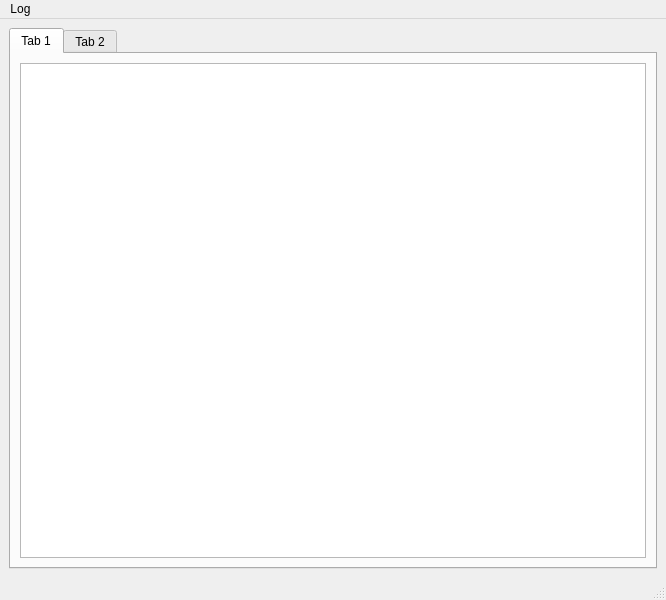
<?xml version="1.0" encoding="UTF-8"?>
<ui version="4.0">
 <class>qbuGUIDev1MainWindow</class>
 <widget class="QMainWindow" name="qbuGUIDev1MainWindow">
  <property name="geometry">
   <rect>
    <x>0</x>
    <y>0</y>
    <width>666</width>
    <height>600</height>
   </rect>
  </property>
  <property name="minimumSize">
   <size>
    <width>400</width>
    <height>400</height>
   </size>
  </property>
  <property name="windowTitle">
   <string>MainWindow</string>
  </property>
  <widget class="QWidget" name="centralwidget">
   <layout class="QVBoxLayout" name="verticalLayout">
    <item>
     <widget class="QTabWidget" name="tabWidget">
      <widget class="QWidget" name="tab">
       <attribute name="title">
        <string>Tab 1</string>
       </attribute>
       <layout class="QVBoxLayout" name="verticalLayout_2">
        <item>
         <widget class="QTableView" name="tableView">
          <property name="font">
           <font>
            <pointsize>10</pointsize>
            <weight>50</weight>
            <bold>false</bold>
           </font>
          </property>
         </widget>
        </item>
       </layout>
      </widget>
      <widget class="QWidget" name="tab_2">
       <attribute name="title">
        <string>Tab 2</string>
       </attribute>
      </widget>
     </widget>
    </item>
   </layout>
  </widget>
  <widget class="QMenuBar" name="menubar">
   <property name="geometry">
    <rect>
     <x>0</x>
     <y>0</y>
     <width>666</width>
     <height>21</height>
    </rect>
   </property>
   <widget class="QMenu" name="menuWidgets">
    <property name="title">
     <string>Log</string>
    </property>
    <addaction name="actionTestLog0"/>
   </widget>
   <addaction name="menuWidgets"/>
  </widget>
  <widget class="QStatusBar" name="statusbar"/>
  <action name="actionTestLog0">
   <property name="text">
    <string>TestLog0</string>
   </property>
  </action>
 </widget>
 <resources/>
 <connections/>
</ui>
